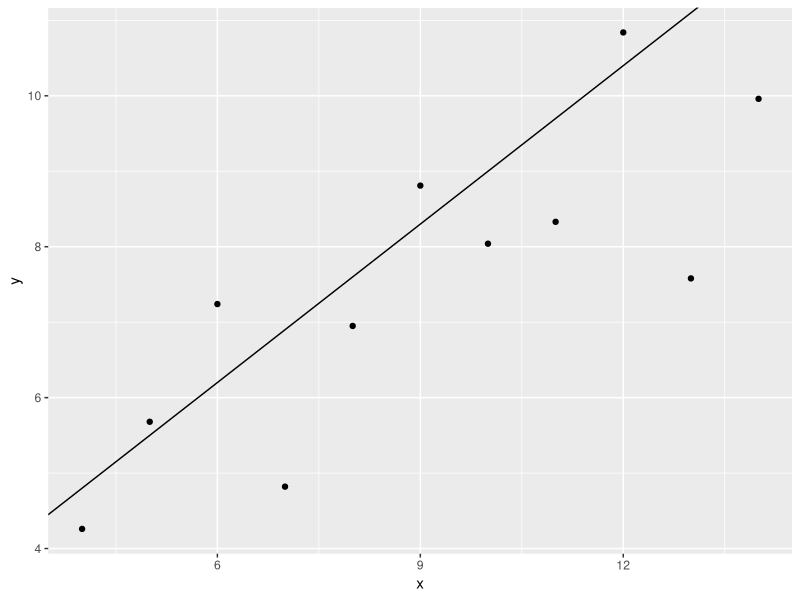
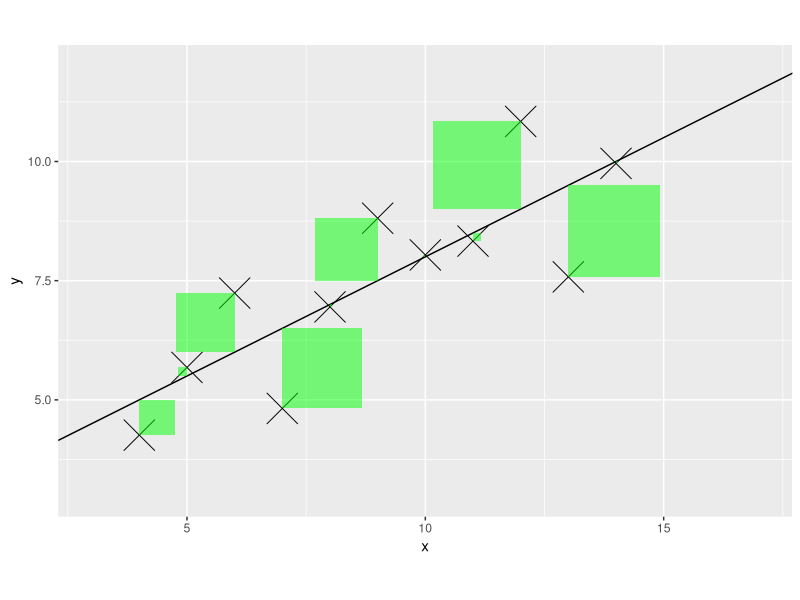
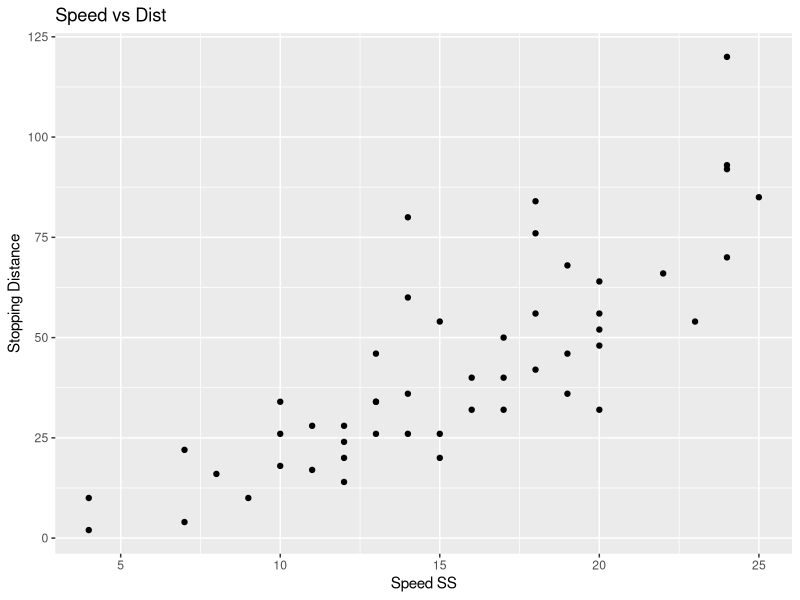
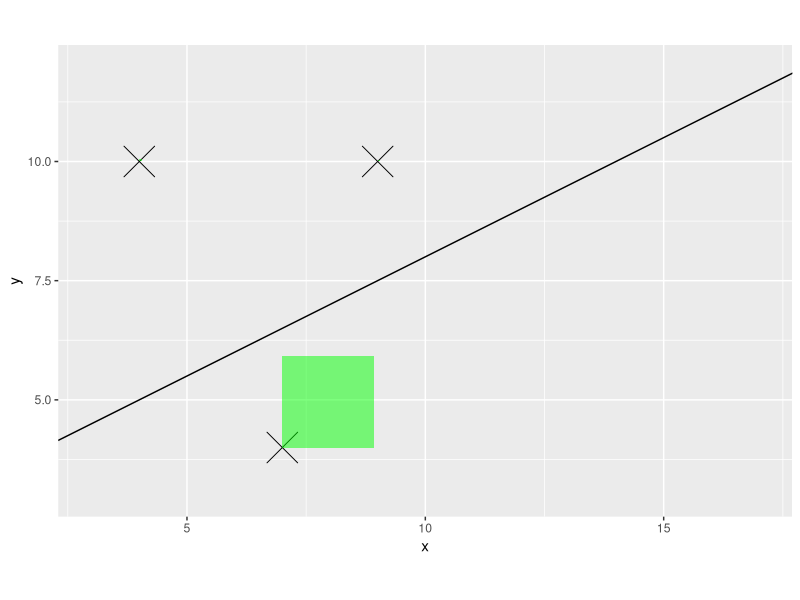
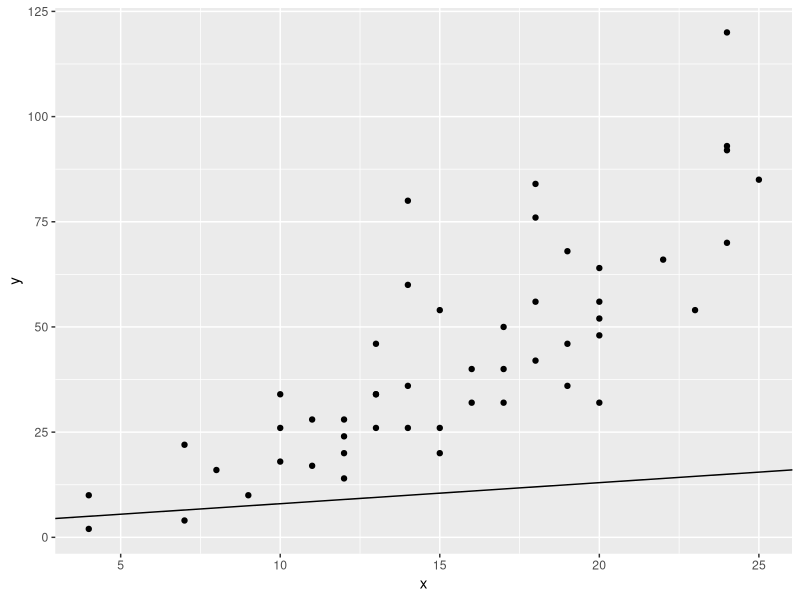

The R script that drew these images, in order:

library(tidyverse)
# Anscombe's quartet (first dataset)
x = anscombe[,1]
y = anscombe[,5]

#1234 -> x value
#5678 -> y value

x
y

a = 2.0
b = 0.7

ggplot(NULL,aes(x=x,y=y)) +
  geom_point() +
  geom_abline(slope=b,intercept=a)


residuals = y-(a+b*x)
residuals



b = sum((x-mean(x))*(y-mean(y)))/sum((x-mean(x))^2)
b
a = mean(y)-b*mean(x)
a

residuals = (a+b*x)-y

ggplot(NULL,aes(x=x,y=y)) +
  geom_point(shape=4,size=10) +
  geom_abline(intercept=a,slope=b) +
  geom_rect(aes(xmin=x,xmax=x+residuals,
                ymin=y,ymax=y+residuals),
            fill="green",alpha=0.5) +
  coord_fixed() +
  xlim(3,17) +
  ylim(3,12)



SSR = sum(residuals^2)
SSR



library(tidyverse)
cars

x = cars$speed
y = cars$dist





#(a) Plot a scatterplot of stopping distance vs speed. Add a title to your plot and label
#the horizontal and vertical axes.


ggplot(NULL, aes(x=x,y=y)) +
  geom_point() +
  
  labs(title="Speed vs Dist ",
       x = "Speed SS",
       y = "Stopping Distance")



#(b) Calculate the correlation coefficient between stopping distance and speed. How
#would you describe the relationship between the speed and stopping distance?
 
cor(x,y, method="pearson")
 
  
#(c) Find the equation of the line of best fit


ggplot(NULL,aes(x=x,y=y)) +
  geom_point(shape=4,size=10) +
  geom_abline(intercept=a,slope=b) +
  geom_rect(aes(xmin=x,xmax=x+residuals,
                ymin=y,ymax=y+residuals),
            fill="green",alpha=0.5) +
  coord_fixed() +
  xlim(3,17) +
  ylim(3,12)


ggplot(NULL,aes(x=x,y=y)) +
  geom_point() +
  geom_abline(intercept=a,slope=b) 




